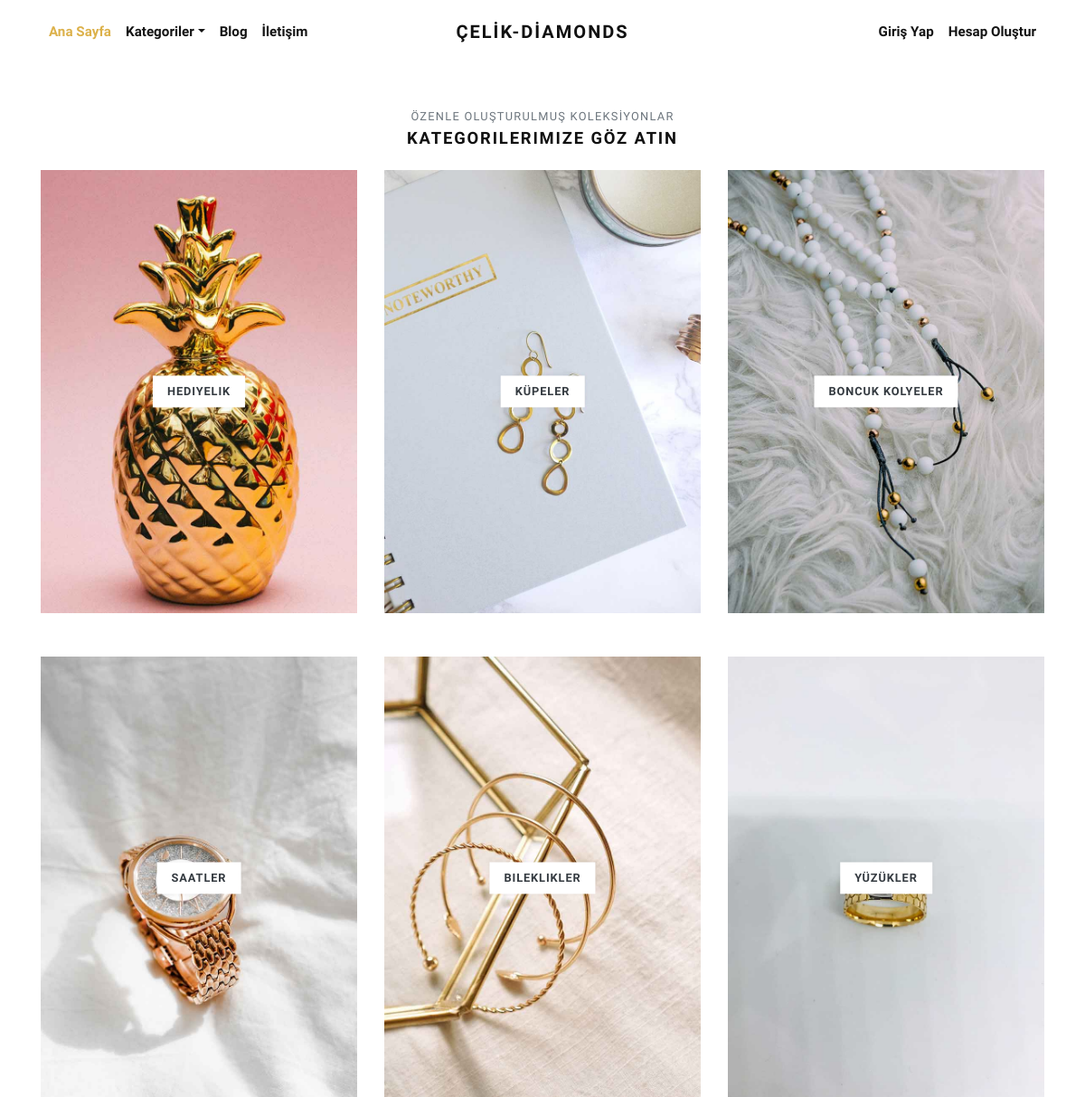
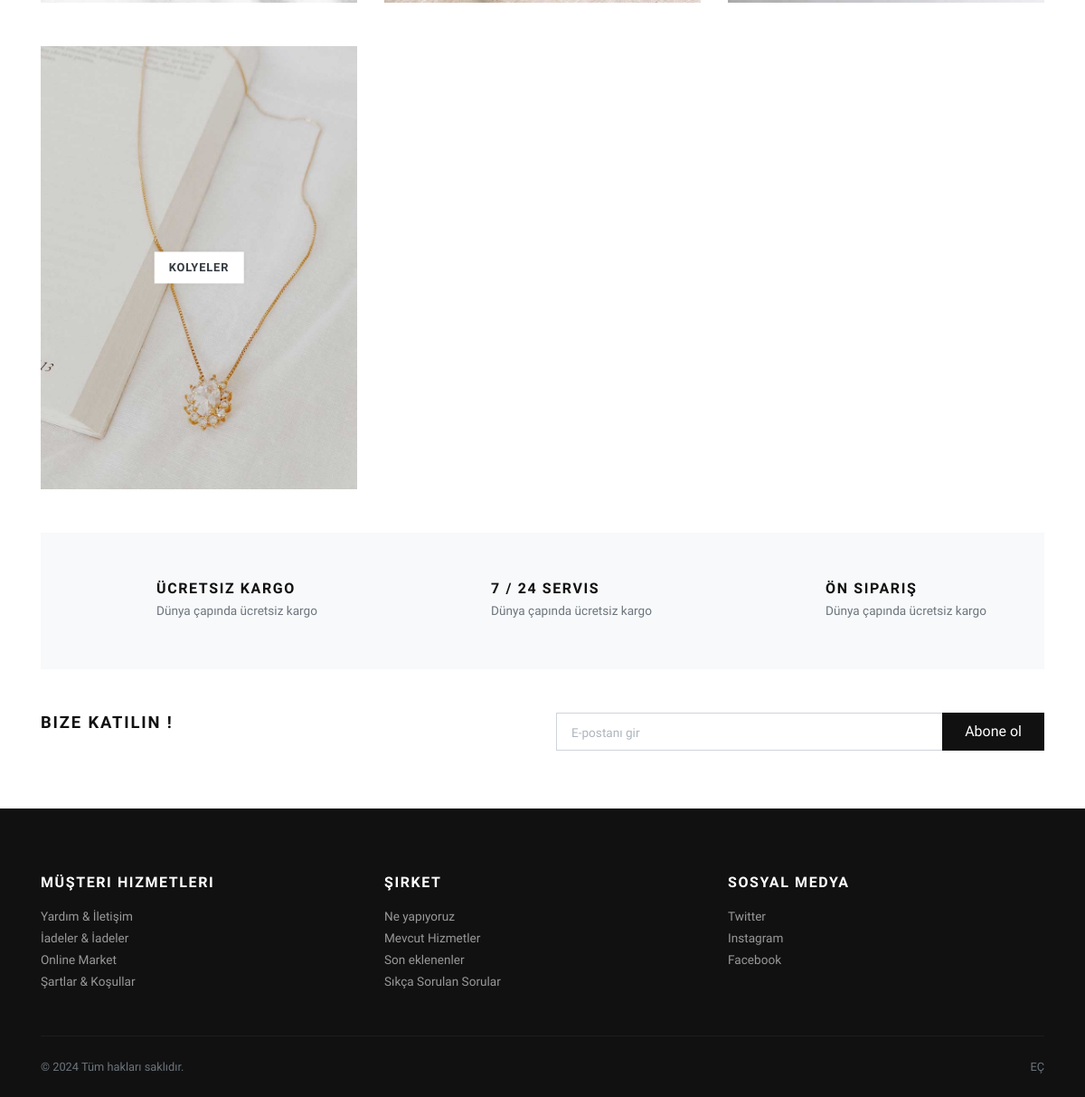
Page /categories/ on the committed database (2 pictures, top to bottom).
### store/models.py (models this page shows, shortened)
class Category(models.Model):
    title = models.CharField(max_length=50, verbose_name="Category Title")
    slug = models.SlugField(max_length=55, verbose_name="Category Slug")
    description = models.TextField(blank=True, verbose_name="Category Description")
    category_image = models.ImageField(upload_to='category', blank=True, null=True, verbose_name="Category Image")
    is_active = models.BooleanField(verbose_name="Is Active?")
    is_featured = models.BooleanField(verbose_name="Is Featured?")
    created_at = models.DateTimeField(auto_now_add=True, verbose_name="Created Date")
    updated_at = models.DateTimeField(auto_now=True, verbose_name="Updated Date")
    class Meta:
        verbose_name_plural = 'Categories'
        ordering = ('-created_at', )

### store/views.py (the view)
# urls.py: path('categories/', views.all_categories, name="all-categories"),
def all_categories(request):
    categories = Category.objects.filter(is_active=True)
    return render(request, 'store/categories.html', {'categories':categories})

### store/context_preprocessors.py (called while the page is built)
def store_menu(request):
    categories = Category.objects.filter(is_active=True)
    context = {
        'categories_menu': categories,
    }
    return context

def cart_menu(request):
    if request.user.is_authenticated:
        cart_items= Cart.objects.filter(user=request.user)
        context = {
            'cart_items': cart_items,
        }
    else:
        context = {}
    return context

### templates/store/categories.html (shortened to what this page needs)
{% extends 'base.html' %}
{% load static %}
      {% block content %}
      <div class="container">
        <section class="pt-5">
          <header class="text-center">
            <p class="small text-muted small text-uppercase mb-1">ÖZENLE OLUŞTURULMUŞ KOLEKSİYONLAR</p>
            <h2 class="h5 text-uppercase mb-4">Kategorilerimize göz atın</h2>
          </header>
          <div class="row">
          {% if categories %}
            {% for category in categories %}
              <div class="col-md-4 mb-4 mb-md-5">
                <a class="category-item" href="{% url 'store:category-products' category.slug %}">
                  <strong class="category-item-title">{{ category.title }}</strong>
                </a>
              </div>
            {% endfor %}
          {% endif %}
          </div>
        </section>
        <section class="py-5 bg-light">
          <div class="container">
            <div class="row text-center">
              <div class="col-lg-4 mb-3 mb-lg-0">
                <div class="d-inline-block">
                  <div class="media align-items-end">
                    <svg class="svg-icon svg-icon-big svg-icon-light">
                      <use xlink:href="#delivery-time-1"> </use>
                    </svg>
                    <div class="media-body text-left ml-3">
                      <h6 class="text-uppercase mb-1">Ücretsiz Kargo</h6>
                      <p class="text-small mb-0 text-muted">Dünya çapında ücretsiz kargo</p>
                    </div>
                  </div>
                </div>
              </div>
              <div class="col-lg-4 mb-3 mb-lg-0">
                <div class="d-inline-block">
                  <div class="media align-items-end">
                    <svg class="svg-icon svg-icon-big svg-icon-light">
                      <use xlink:href="#helpline-24h-1"> </use>
                    </svg>
                    <div class="media-body text-left ml-3">
                      <h6 class="text-uppercase mb-1">7 / 24 servis</h6>
                      <p class="text-small mb-0 text-muted">Dünya çapında ücretsiz kargo</p>
                    </div>
                  </div>
                </div>
              </div>
              <div class="col-lg-4">
                <div class="d-inline-block">
                  <div class="media align-items-end">
                    <svg class="svg-icon svg-icon-big svg-icon-light">
                      <use xlink:href="#label-tag-1"> </use>
                    </svg>
                    <div class="media-body text-left ml-3">
                      <h6 class="text-uppercase mb-1">Ön Sipariş</h6>
                      <p class="text-small mb-0 text-muted">Dünya çapında ücretsiz kargo</p>
                    </div>
                  </div>
                </div>
              </div>
            </div>
          </div>
        </section>
        <section class="py-5">
          <div class="container p-0">
            <div class="row">
              <div class="col-lg-6 mb-3 mb-lg-0">
                <h5 class="text-uppercase">Bize katılın !</h5>
              </div>
              <div class="col-lg-6">
                <form action="#">
                  <div class="input-group flex-column flex-sm-row mb-3">
                    <input class="form-control form-control-lg py-3" type="email" placeholder="E-postanı gir" aria-describedby="button-addon2">
                    <div class="input-group-append">
                      <button class="btn btn-dark btn-block" id="button-addon2" type="submit">Abone ol</button>
                    </div>
                  </div>
                </form>
              </div>
            </div>
          </div>
        </section>
      </div>
      {% endblock content %}

### jewelryshop/static/css/style.default.css (style rules this page uses)
.text-small { font-size: 0.85rem !important; }
strong { font-weight: 700; }
.category-item { display: block; position: relative; color: #343a40; transition: all 0.3s; }
.category-item-title { display: inline-block; padding: 0.5rem 1rem; background: #fff; text-transform: uppercase; letter-spacing: 0.07em; position: absolute; top: 50%; left: 50%; -webkit-transform: translate(-50%, -50%); transform: translate(-50%, -50%); box-shadow: 0 0 5px rgba(0, 0, 0, 0.07); font-size: 0.8rem; }
.text-uppercase { text-transform: uppercase; letter-spacing: 0.1em; }
.svg-icon { width: 32px; height: 32px; vertical-align: text-bottom; stroke: currentColor; stroke-width: 3; --layer1: currentColor; --layer2: currentColor; --layer3: currentColor; }
.svg-icon.svg-icon-light { stroke-width: 2; }
.svg-icon-big { width: 48px; height: 48px; }
.btn { font-weight: 400; border: 1px solid transparent; font-family: inherit; padding: 0.375rem 1.5rem; font-size: 1rem; line-height: 1.5; border-radius: 0; transition: color 0.15s ease-in-out, background-color 0.15s ease-in-out, border-color 0.15s ease-in-out, box-shadow 0.15s ease-in-out; }
.btn-dark { color: #fff; background-color: #111111; border-color: #111111; }
body { font-family: "Libre Franklin", sans-serif; font-size: 1rem; font-weight: 400; line-height: 1.5; color: #111111; background-color: #fff; }
a { color: #dcb14a; text-decoration: none; }
h1, h2, h3, h4, h5, h6, .h1, .h2, .h3, .h4, .h5, .h6 { margin-bottom: 0.5rem; font-family: inherit; font-weight: 900; line-height: 1.2; color: inherit; }
h2, .h2 { font-size: 1.9rem; }
h5, .h5 { font-size: 1.15rem; }
h6, .h6 { font-size: 1rem; }
small, .small { font-size: 80%; font-weight: 400; }
.bg-light { background-color: #f8f9fa !important; }
.form-control { padding: 0.375rem 0.75rem; font-size: 1rem; line-height: 1.5; color: #495057; background-color: #fff; border: 1px solid #ced4da; border-radius: 0; transition: border-color 0.15s ease-in-out, box-shadow 0.15s ease-in-out; }
.form-control::placeholder { color: #adb5bd; font-size: 0.85rem; font-weight: 400; }
.form-control-lg { padding: 0.5rem 1rem; font-size: 1rem; line-height: 1.5; border-radius: 0; }

### rows in the picture
Category: title "HEDIYELIK"
Category: title "KÜPELER"
Category: title "BONCUK KOLYELER"
Category: title "SAATLER"
Category: title "BILEKLIKLER"
Category: title "YÜZÜKLER"
Category: title "KOLYELER"
